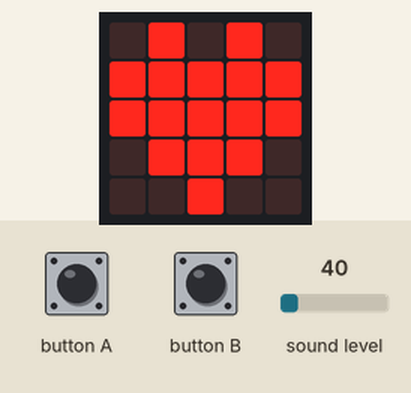
Simulated run of this program. Board: BBC micro:bit (MakeCode). Shown: the board's 5×5 LED display. The test bench sets the inputs (shaded band); at power-on: sound level 40.

Above: at 1.2 s.
1.3 s: button A pressed for 3.2 s
At 2.9 s:
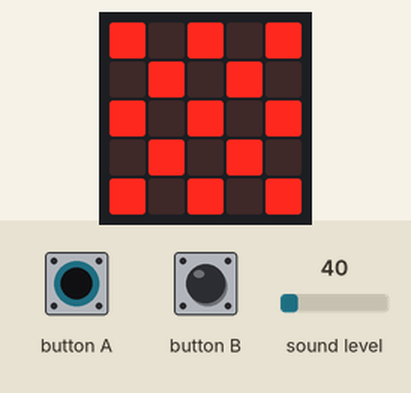
6.0 s: sound level set to 148
7.5 s: sound level set to 154
At 8.06 s:
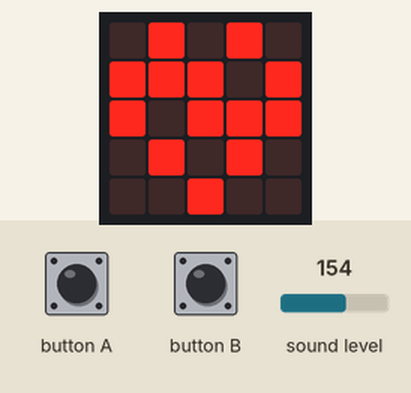
11.2 s: sound level set to 5
At 12.16 s:
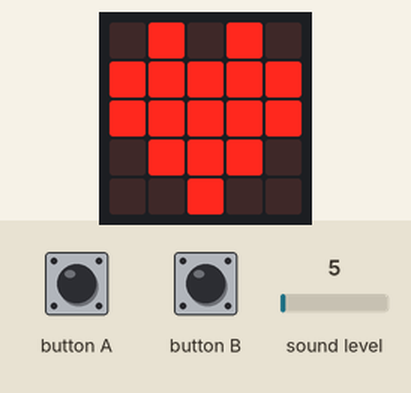
14.9 s: sound level set to 191
At 15.44 s:
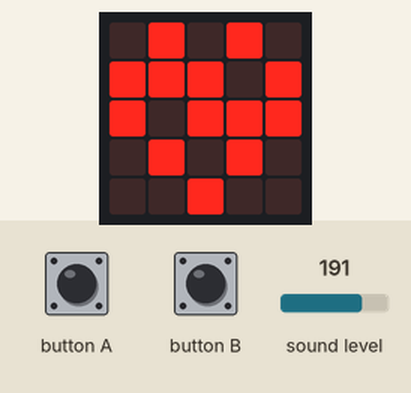
Timing chart, 0 to 17.9 s (numbered marks = the images above; inputs shaded):
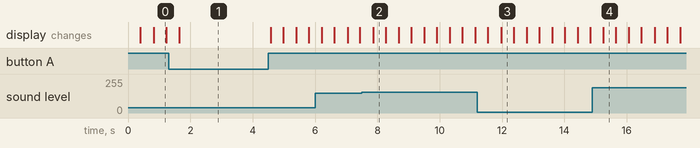

Measured:
- the behaviour switches between 150 and 151 on sound level (found by bisection; images 1 and 2)
- after the input at 1.3 s, the display: changes after 0.34 s (image 1)
- after the input at 7.5 s, the display: changes after 0.36 s (image 2)
- after the input at 11.2 s, the display: first differs from a run without the input after 0.77 s (image 3)
- after the input at 14.9 s, the display: changes after 0.35 s (image 4)
- what the display in image 0 shows lasts 0.4 s, from 0.8 s to 1.2 s

The program:

main.ts
```typescript
basic.forever(function () {
    if (input.buttonIsPressed(Button.A)) {
        basic.showLeds(`
            # . # . #
            . # . # .
            # . # . #
            . # . # .
            # . # . #
            `)
    } else if (input.soundLevel() >　150) {
        basic.showLeds(`
            . # . # .
            # # # . #
            # . # # #
            . # . # .
            . . # . .
            `)
        basic.showLeds(`
            . . . . .
            . . . . .
            . . . . .
            . . . . .
            . . . . .
            `)
        if (input.buttonIsPressed(Button.B)) {
            basic.showNumber(input.soundLevel())
            basic.showLeds(`
                . . . . .
                . . . . .
                . . . . .
                # . . . .
                . # . . .
                `)
        }
    } else {
        basic.showLeds(`
            . # . # .
            # # # # #
            # # # # #
            . # # # .
            . . # . .
            `)
        basic.showLeds(`
            . . . . .
            . . . . .
            . . . . .
            . . . . .
            . . . . .
            `)
    }
})
```

test.ts
```typescript
// テストはここに来ます。このパッケージが拡張機能として使用されるときにはコンパイルされません。
```
